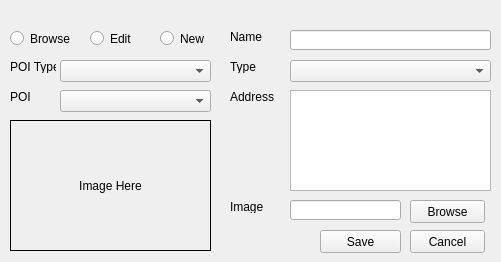
<?xml version="1.0" encoding="UTF-8"?>
<ui version="4.0">
 <class>POIWidget</class>
 <widget class="QWidget" name="POIWidget">
  <property name="geometry">
   <rect>
    <x>0</x>
    <y>0</y>
    <width>501</width>
    <height>262</height>
   </rect>
  </property>
  <property name="windowTitle">
   <string>Form</string>
  </property>
  <widget class="QLineEdit" name="poiNameLineEdit">
   <property name="geometry">
    <rect>
     <x>290</x>
     <y>30</y>
     <width>201</width>
     <height>20</height>
    </rect>
   </property>
  </widget>
  <widget class="QLabel" name="poiNameLabel">
   <property name="geometry">
    <rect>
     <x>230</x>
     <y>30</y>
     <width>46</width>
     <height>13</height>
    </rect>
   </property>
   <property name="text">
    <string>Name</string>
   </property>
  </widget>
  <widget class="QLabel" name="poiTypeLabel">
   <property name="geometry">
    <rect>
     <x>230</x>
     <y>60</y>
     <width>46</width>
     <height>13</height>
    </rect>
   </property>
   <property name="text">
    <string>Type</string>
   </property>
  </widget>
  <widget class="QComboBox" name="poiTypeComboBox">
   <property name="geometry">
    <rect>
     <x>290</x>
     <y>60</y>
     <width>201</width>
     <height>22</height>
    </rect>
   </property>
  </widget>
  <widget class="QTextEdit" name="addressTextEdit">
   <property name="geometry">
    <rect>
     <x>290</x>
     <y>90</y>
     <width>201</width>
     <height>101</height>
    </rect>
   </property>
  </widget>
  <widget class="QLabel" name="label">
   <property name="geometry">
    <rect>
     <x>230</x>
     <y>90</y>
     <width>46</width>
     <height>13</height>
    </rect>
   </property>
   <property name="text">
    <string>Address</string>
   </property>
  </widget>
  <widget class="QLabel" name="label_2">
   <property name="geometry">
    <rect>
     <x>230</x>
     <y>200</y>
     <width>46</width>
     <height>13</height>
    </rect>
   </property>
   <property name="text">
    <string>Image</string>
   </property>
  </widget>
  <widget class="QPushButton" name="poiImageBrowseButton">
   <property name="geometry">
    <rect>
     <x>410</x>
     <y>200</y>
     <width>75</width>
     <height>23</height>
    </rect>
   </property>
   <property name="text">
    <string>Browse</string>
   </property>
  </widget>
  <widget class="QLineEdit" name="poiImagePathLineEdit">
   <property name="geometry">
    <rect>
     <x>290</x>
     <y>200</y>
     <width>111</width>
     <height>20</height>
    </rect>
   </property>
  </widget>
  <widget class="QPushButton" name="cancelButton">
   <property name="geometry">
    <rect>
     <x>410</x>
     <y>230</y>
     <width>75</width>
     <height>23</height>
    </rect>
   </property>
   <property name="text">
    <string>Cancel</string>
   </property>
  </widget>
  <widget class="QPushButton" name="saveButton">
   <property name="geometry">
    <rect>
     <x>320</x>
     <y>230</y>
     <width>81</width>
     <height>23</height>
    </rect>
   </property>
   <property name="text">
    <string>Save</string>
   </property>
  </widget>
  <widget class="QRadioButton" name="browseRadioButton">
   <property name="geometry">
    <rect>
     <x>10</x>
     <y>30</y>
     <width>111</width>
     <height>17</height>
    </rect>
   </property>
   <property name="text">
    <string>Browse</string>
   </property>
  </widget>
  <widget class="QRadioButton" name="editRadioButton">
   <property name="geometry">
    <rect>
     <x>90</x>
     <y>30</y>
     <width>61</width>
     <height>17</height>
    </rect>
   </property>
   <property name="text">
    <string>Edit</string>
   </property>
  </widget>
  <widget class="QComboBox" name="poiComboBox">
   <property name="geometry">
    <rect>
     <x>60</x>
     <y>90</y>
     <width>151</width>
     <height>22</height>
    </rect>
   </property>
  </widget>
  <widget class="QComboBox" name="poiTypeViewComboBox">
   <property name="geometry">
    <rect>
     <x>60</x>
     <y>60</y>
     <width>151</width>
     <height>22</height>
    </rect>
   </property>
  </widget>
  <widget class="QLabel" name="label_4">
   <property name="geometry">
    <rect>
     <x>10</x>
     <y>60</y>
     <width>46</width>
     <height>13</height>
    </rect>
   </property>
   <property name="text">
    <string>POI Type</string>
   </property>
  </widget>
  <widget class="QLabel" name="label_5">
   <property name="geometry">
    <rect>
     <x>10</x>
     <y>90</y>
     <width>46</width>
     <height>13</height>
    </rect>
   </property>
   <property name="text">
    <string>POI</string>
   </property>
  </widget>
  <widget class="QRadioButton" name="newRadioButton">
   <property name="geometry">
    <rect>
     <x>160</x>
     <y>30</y>
     <width>82</width>
     <height>17</height>
    </rect>
   </property>
   <property name="text">
    <string>New</string>
   </property>
  </widget>
  <widget class="QLabel" name="imageLabel">
   <property name="geometry">
    <rect>
     <x>10</x>
     <y>120</y>
     <width>201</width>
     <height>131</height>
    </rect>
   </property>
   <property name="frameShape">
    <enum>QFrame::Box</enum>
   </property>
   <property name="text">
    <string>Image Here</string>
   </property>
   <property name="alignment">
    <set>Qt::AlignCenter</set>
   </property>
  </widget>
 </widget>
 <resources/>
 <connections/>
</ui>
